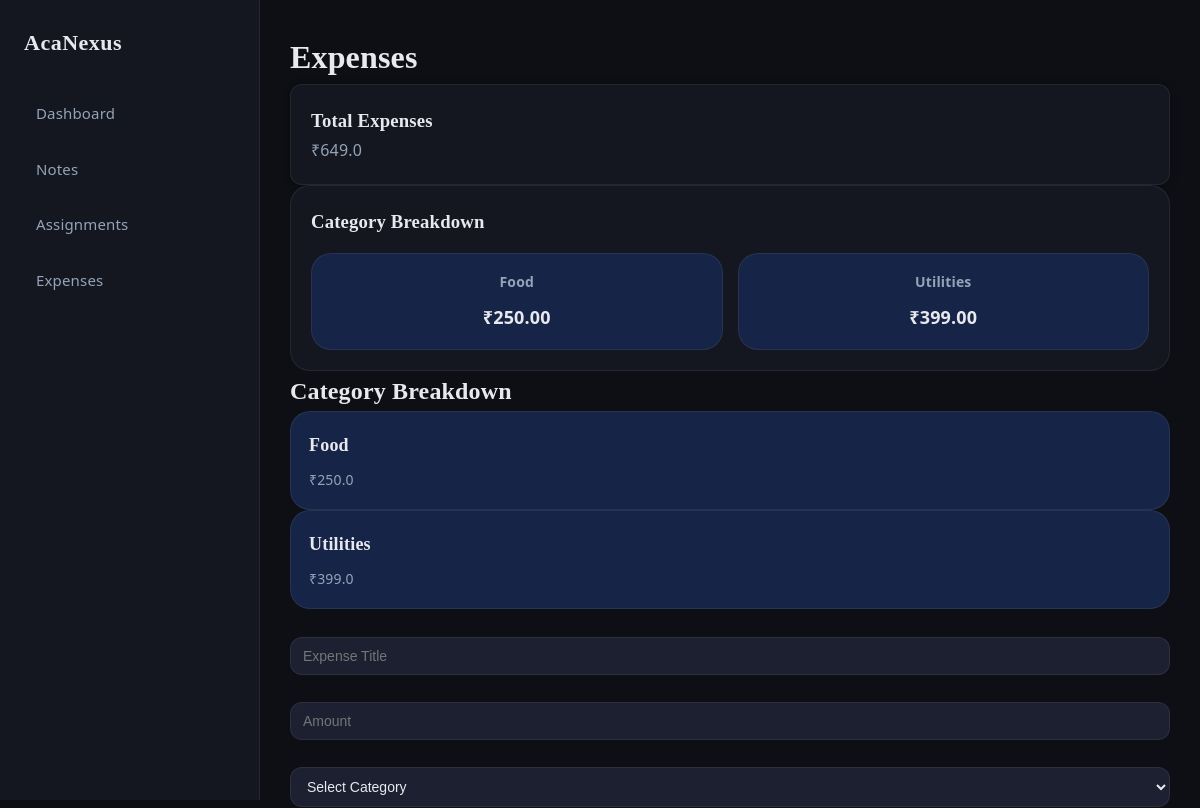
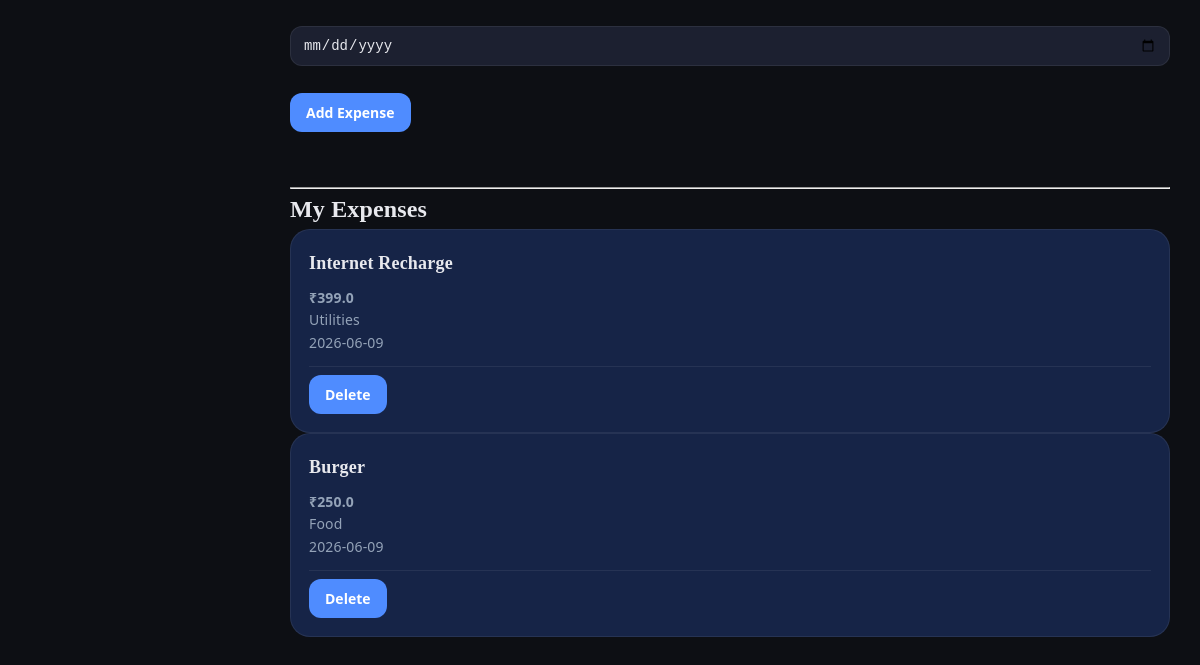
Before: /expenses with the older database file (2 pictures, top to bottom).
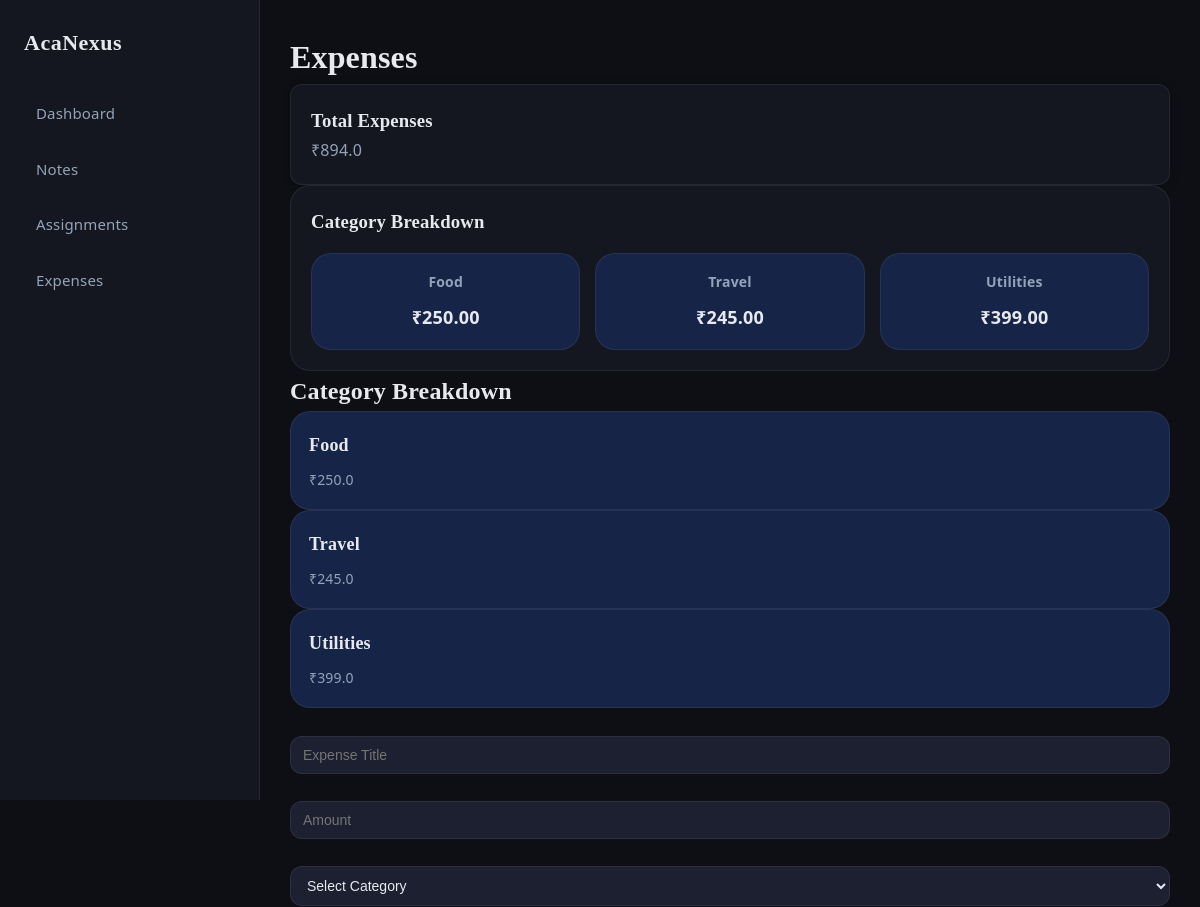
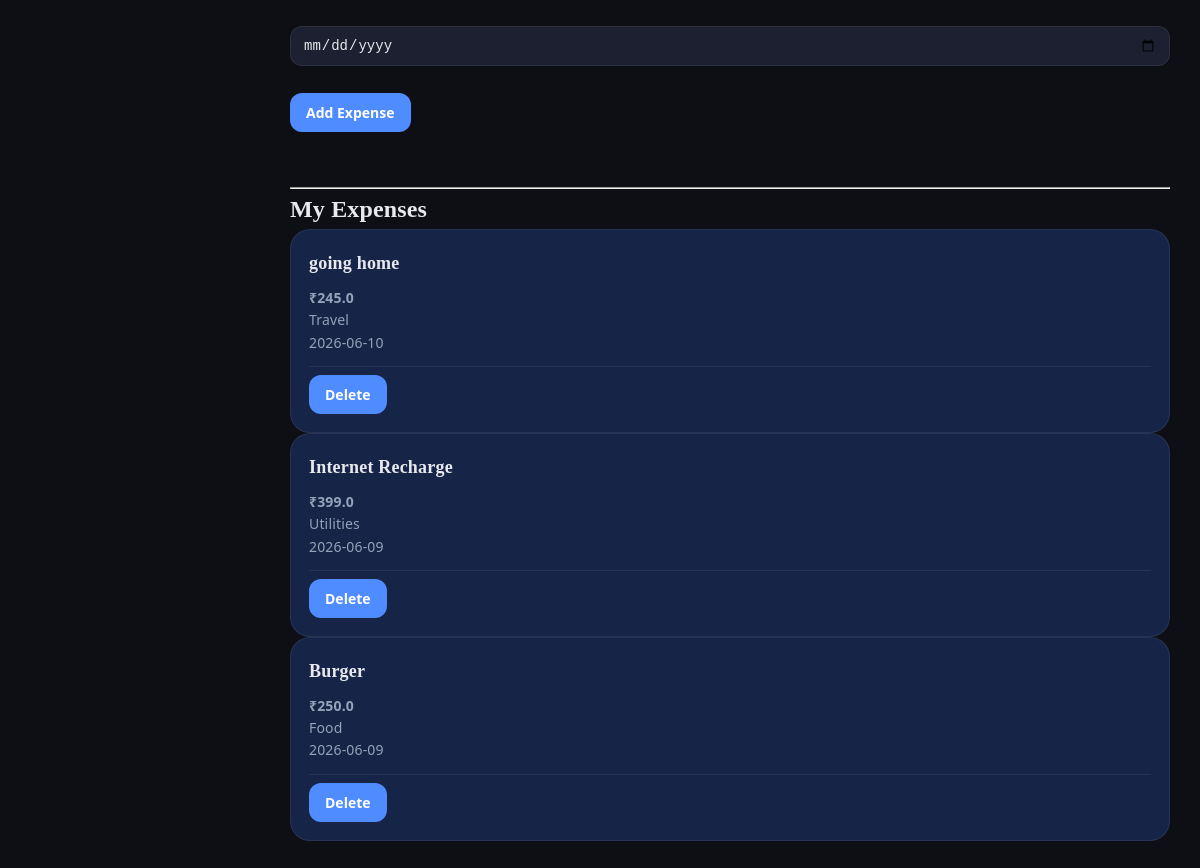
After: the same page with the newer database file (2 pictures, top to bottom).
### tables this page shows
CREATE TABLE expenses (
    id INTEGER PRIMARY KEY AUTOINCREMENT,
    title TEXT NOT NULL,
    amount REAL NOT NULL,
    category TEXT NOT NULL,
    expense_date TEXT NOT NULL
);

### app.py (the view, shortened to what this page needs)
@app.route("/expenses", methods=["GET", "POST"])
def expenses():
    conn = sqlite3.connect("database/acanexus.db")
    cursor = conn.cursor()
    cursor.execute(
        "SELECT * FROM expenses ORDER BY expense_date DESC"
    )
    expenses = cursor.fetchall()
    cursor.execute(
    "SELECT SUM(amount) FROM expenses"
    )
    total_expense = cursor.fetchone()[0]
    if total_expense is None:
        total_expense = 0
    cursor.execute("""
    SELECT category, SUM(amount)
    FROM expenses
    GROUP BY category
    """)
    category_totals = cursor.fetchall()
    conn.close()
    return render_template(
        "expenses.html",
        expenses=expenses,
        total_expense=total_expense,
        category_totals=category_totals
    )

### templates/expenses.html (shortened to what this page needs)
{% extends "base.html" %} {% block content %}
<h1>Expenses</h1>
<div class="card">
  <h3>Total Expenses</h3>
  <p>₹{{ total_expense }}</p>
</div>
<div class="analytics-card">
  <h3>Category Breakdown</h3>
  <div class="category-grid">
    {% for category, total in category_totals %}
    <div class="category-card">
      <h4>{{ category }}</h4>
      <p>₹{{ "%.2f"|format(total) }}</p>
    </div>
    {% endfor %}
  </div>
</div>
<h2>Category Breakdown</h2>
{% for category in category_totals %}
<div class="note-card">
  <h3>{{ category[0] }}</h3>
  <p>₹{{ category[1] }}</p>
</div>
{% endfor %}
<br />
<form method="POST">
  <input type="text" name="title" placeholder="Expense Title" required />
  <br /><br />
  <input
    type="number"
    step="0.01"
    name="amount"
    placeholder="Amount"
    required
  />
  <br /><br />
  <select name="category" required>
    <option value="">Select Category</option>
  </select>
  <br /><br />
  <input type="date" name="expense_date" required />
  <br /><br />
  <button type="submit">Add Expense</button>
</form>
<br /><br />
<hr />
<h2>My Expenses</h2>
{% for expense in expenses %}
<div class="note-card">
  <h3>{{ expense[1] }}</h3>
  <p><strong>₹{{ expense[2] }}</strong></p>
  <p>{{ expense[3] }}</p>
  <p>{{ expense[4] }}</p>
  <div class="note-actions">
    <a
      href="/delete_expense/{{ expense[0] }}"
      onclick="return confirm('Delete this expense?');"
    >
      <button>Delete</button>
    </a>
  </div>
</div>
{% endfor %} {% endblock %}

Changed rows visible on the page:
added expenses: category "Travel", amount "245.00", amount "245.0", title "going home", expense_date "2026-06-10"
Other visible differences:
{{ total_expense }}: "649.0" → "894.0"
